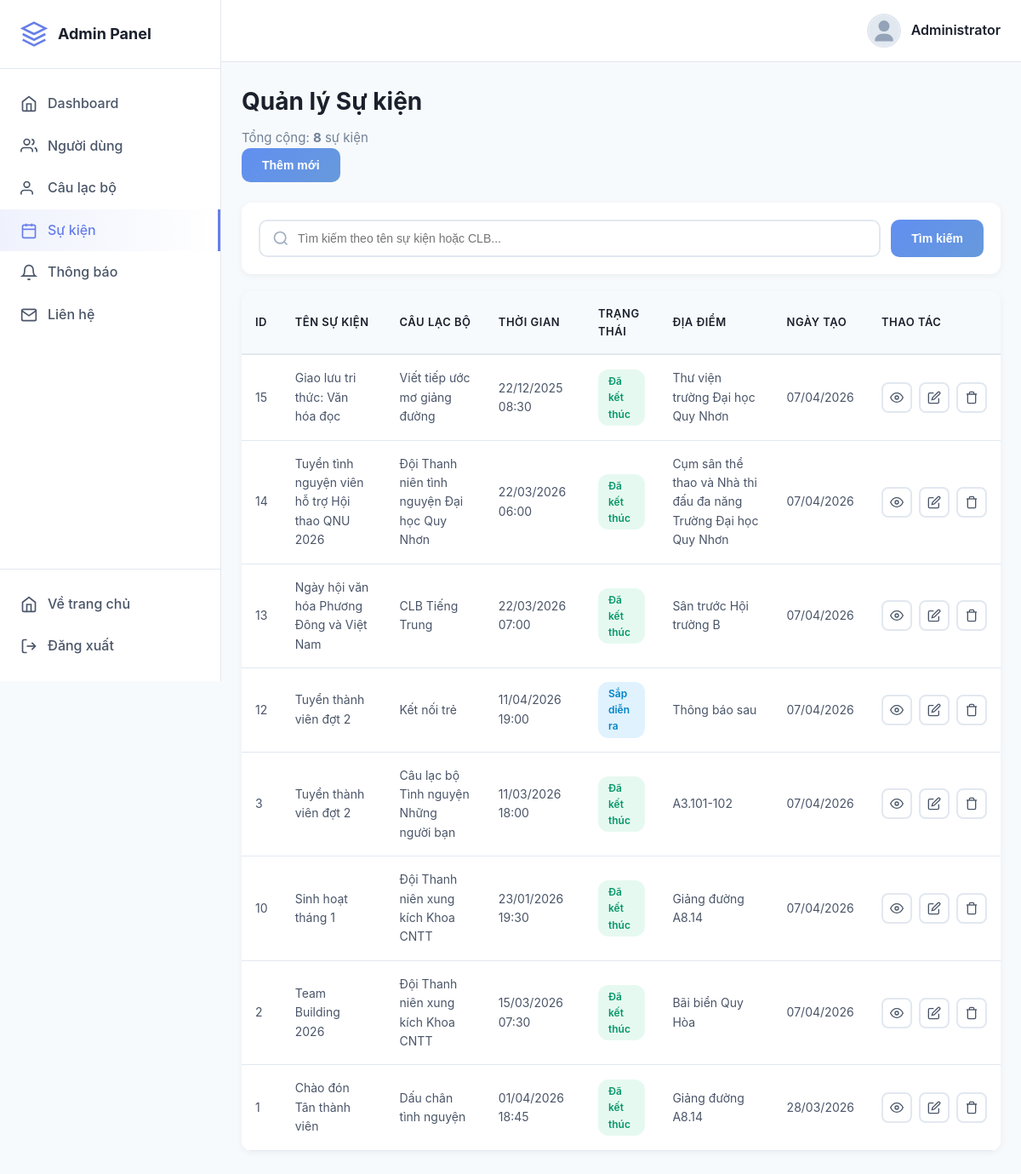
/admin/events.php (signed in), run on the app's committed database.
### tables this page shows
CREATE TABLE `events` (
  `id` int(11) NOT NULL,
  `club_id` int(11) NOT NULL,
  `name` varchar(200) NOT NULL,
  `slug` varchar(200) NOT NULL,
  `short_desc` text DEFAULT NULL,
  `full_desc` longtext DEFAULT NULL,
  `cover_id` int(11) DEFAULT NULL,
  `location` varchar(255) DEFAULT NULL,
  `start_time` datetime DEFAULT NULL,
  `end_time` datetime DEFAULT NULL,
  `max_participants` int(11) DEFAULT NULL,
  `reg_deadline` datetime DEFAULT NULL,
  `status` enum('upcoming','ongoing','completed','cancelled') DEFAULT 'upcoming',
  `created_by` int(11) NOT NULL,
  `created_at` timestamp NULL DEFAULT current_timestamp(),
  `updated_at` timestamp NULL DEFAULT current_timestamp() ON UPDATE current_timestamp()
);

CREATE TABLE `clubs` (
  `id` int(11) NOT NULL,
  `name` varchar(150) NOT NULL,
  `slug` varchar(150) NOT NULL,
  `description` text DEFAULT NULL,
  `category` varchar(100) DEFAULT 'Other',
  `color` varchar(20) DEFAULT '#667eea',
  `founded_date` date DEFAULT NULL,
  `leader_id` int(11) DEFAULT NULL,
  `status` enum('active','inactive','archived') DEFAULT 'active',
  `created_at` timestamp NULL DEFAULT current_timestamp(),
  `updated_at` timestamp NULL DEFAULT current_timestamp() ON UPDATE current_timestamp(),
  `total_members` int(11) DEFAULT 0
);

### admin/events.php (the view, shortened to what this page needs)
<?php
require_once __DIR__ . '/../assets/database/connect.php';
$items_per_page = 20;
$current_page = isset($_GET['page']) && is_numeric($_GET['page']) && $_GET['page'] > 0 ? (int)$_GET['page'] : 1;
$offset = ($current_page - 1) * $items_per_page;
$search = isset($_GET['search']) ? trim($_GET['search']) : '';
$where_clause = '';
$params = [];
$types = '';
$count_sql = "SELECT COUNT(*) as total FROM events e LEFT JOIN clubs c ON e.club_id = c.id $where_clause";
if (!empty($params)) {
    $count_stmt = $conn->prepare($count_sql);
    $count_stmt->bind_param($types, ...$params);
    $count_stmt->execute();
    $total_events = $count_stmt->get_result()->fetch_assoc()['total'];
    $count_stmt->close();
} else {
    $result = $conn->query($count_sql);
    $total_events = $result->fetch_assoc()['total'];
}
$sql = "SELECT e.id, e.name, c.name as club_name, e.start_time, e.end_time, e.status, e.created_at, e.location
        FROM events e
        LEFT JOIN clubs c ON e.club_id = c.id
        $where_clause
        ORDER BY e.created_at DESC
        LIMIT ? OFFSET ?";
$params[] = $items_per_page;
$params[] = $offset;
$types .= 'ii';
$stmt = $conn->prepare($sql);
if (!empty($types)) {
    $stmt->bind_param($types, ...$params);
} else {
    $stmt->bind_param('ii', $items_per_page, $offset);
}
$stmt->execute();
$events = $stmt->get_result()->fetch_all(MYSQLI_ASSOC);
?>
<!DOCTYPE html>
<html lang="vi">
<head>
    <link rel="stylesheet" href="../assets/css/admin/admin.css">
</head>
<body>
    <?php include 'includes/sidebar.php'; ?>
    <div class="admin-main">
        <?php include 'includes/header.php'; ?>
        <div class="admin-content">
            <div class="page-header">
                <div>
                    <h1>Quản lý Sự kiện</h1>
                    <p>Tổng cộng: <strong><?= number_format($total_events) ?></strong> sự kiện</p>
                </div>
                <div>
                    <button type="button" class="btn-primary" id="btnOpenCreateEvent">Thêm mới</button>
                </div>
            </div>
            <div class="filter-bar">
                <form method="GET" class="filter-form">
                    <div class="search-box">
                        <svg width="20" height="20" viewBox="0 0 24 24" fill="none" stroke="currentColor" stroke-width="2">
                            <circle cx="11" cy="11" r="8"></circle>
                            <path d="m21 21-4.35-4.35"></path>
                        </svg>
                        <input type="text" name="search" placeholder="Tìm kiếm theo tên sự kiện hoặc CLB..." value="<?= htmlspecialchars($search) ?>">
                    </div>
                    <button type="submit" class="btn-primary">Tìm kiếm</button>
                </form>
            </div>
            <div class="table-container">
                <table class="data-table">
                    <thead>
                        <tr>
                            <th>ID</th>
                            <th>Tên sự kiện</th>
                            <th>Câu lạc bộ</th>
                            <th>Thời gian</th>
                            <th>Trạng thái</th>
                            <th>Địa điểm</th>
                            <th>Ngày tạo</th>
                            <th>Thao tác</th>
                        </tr>
                    </thead>
                    <tbody>
                        <?php if (!empty($events)): ?>
                            <?php foreach ($events as $event): ?>
                            <tr>
                                <td><?= $event['id'] ?></td>
                                <td><?= htmlspecialchars($event['name']) ?></td>
                                <td><?= htmlspecialchars($event['club_name'] ?? 'N/A') ?></td>
                                <td><?= !empty($event['start_time']) ? date('d/m/Y H:i', strtotime($event['start_time'])) : 'Chưa có' ?></td>
                                <td>
                                    <?php
                                        $status = $event['status'];
                                        $badgeClass = 'badge-info';
                                        if ($status === 'completed') $badgeClass = 'badge-success';
                                        elseif ($status === 'cancelled') $badgeClass = 'badge-danger';
                                        elseif ($status === 'ongoing') $badgeClass = 'badge-primary';
                                    ?>
                                    <span class="badge <?= $badgeClass ?>">
                                        <?= $status === 'upcoming' ? 'Sắp diễn ra' : ($status === 'ongoing' ? 'Đang diễn ra' : ($status === 'completed' ? 'Đã kết thúc' : 'Đã hủy')) ?>
                                    </span>
                                </td>
                                <td><?= htmlspecialchars($event['location'] ?? '') ?></td>
                                <td><?= date('d/m/Y', strtotime($event['created_at'])) ?></td>
                                <td>
                                    <div class="action-buttons">
                                        <a href="../chi_tiet_su_kien.php?id=<?= $event['id'] ?>" class="btn-icon btn-view" title="Xem" target="_blank">
                                            <svg width="16" height="16" viewBox="0 0 24 24" fill="none" stroke="currentColor" stroke-width="2">
                                                <path d="M1 12s4-8 11-8 11 8 11 8-4 8-11 8-11-8-11-8z"></path>
                                                <circle cx="12" cy="12" r="3"></circle>
                                            </svg>
                                        </a>
                                        <a href="events.php?edit_id=<?= $event['id'] ?>" class="btn-icon btn-edit" title="Chỉnh sửa">
                                            <svg width="16" height="16" viewBox="0 0 24 24" fill="none" stroke="currentColor" stroke-width="2">
                                                <path d="M11 4H4a2 2 0 0 0-2 2v14a2 2 0 0 0 2 2h14a2 2 0 0 0 2-2v-7"></path>
                                                <path d="M18.5 2.5a2.121 2.121 0 0 1 3 3L12 15l-4 1 1-4 9.5-9.5z"></path>
                                            </svg>
                                        </a>
                                        <form method="POST" style="display:inline" onsubmit="return confirm('Bạn có chắc chắn muốn xóa sự kiện này?');">
                                            <button class="btn-icon btn-delete" type="submit" title="Xóa">
                                                <svg width="16" height="16" viewBox="0 0 24 24" fill="none" stroke="currentColor" stroke-width="2">
                                                    <polyline points="3 6 5 6 21 6"></polyline>
                                                    <path d="M19 6v14a2 2 0 0 1-2 2H7a2 2 0 0 1-2-2V6m3 0V4a2 2 0 0 1 2-2h4a2 2 0 0 1 2 2v2"></path>
                                                </svg>
                                            </button>
                                        </form>
                                    </div>
                                </td>
                            </tr>
                            <?php endforeach; ?>
                        <?php else: ?>
                            <tr>
                                <td colspan="7" class="text-center">Không có dữ liệu</td>
                            </tr>
                        <?php endif; ?>
                    </tbody>
                </table>
            </div>
        </div>
    </div>
</body>
</html>

### assets/css/admin/admin.css (style rules this page uses)
* { margin: 0; padding: 0; box-sizing: border-box; }
body { font-family: 'Inter', -apple-system, BlinkMacSystemFont, 'Segoe UI', Roboto, sans-serif; background: #f7fafc; color: #1a202c; line-height: 1.6; }
.admin-main { margin-left: 260px; min-height: 100vh; transition: margin-left 0.3s; }
.admin-content { padding: 24px; }
.page-header { margin-bottom: 24px; }
.page-header h1 { font-size: 28px; font-weight: 700; color: #1a202c; margin-bottom: 8px; }
.page-header p { color: #718096; font-size: 15px; }
.filter-bar { background: white; border-radius: 12px; padding: 20px; margin-bottom: 20px; box-shadow: 0 2px 8px rgba(0, 0, 0, 0.05); }
.filter-form { display: flex; gap: 12px; flex-wrap: wrap; }
.search-box { flex: 1; min-width: 300px; position: relative; display: flex; align-items: center; }
.search-box svg { position: absolute; left: 16px; color: #a0aec0; z-index: 1; }
.search-box input { width: 100%; padding: 12px 12px 12px 44px; border: 2px solid #e2e8f0; border-radius: 10px; font-size: 14px; outline: none; transition: all 0.3s; }
.btn-primary, .btn-secondary { padding: 12px 24px; border-radius: 10px; font-weight: 600; font-size: 14px; cursor: pointer; border: none; transition: all 0.3s; text-decoration: none; display: inline-block; }
.btn-primary { background: linear-gradient(135deg, #618ff1 0%, #6799db 100%); color: white; }
.table-container { background: white; border-radius: 12px; overflow: hidden; box-shadow: 0 2px 8px rgba(0, 0, 0, 0.05); margin-bottom: 20px; }
.data-table { width: 100%; border-collapse: collapse; }
.data-table thead { background: #f7fafc; }
.data-table th { padding: 16px; text-align: left; font-weight: 600; color: #1a202c; font-size: 13px; text-transform: uppercase; letter-spacing: 0.5px; border-bottom: 2px solid #e2e8f0; }
.data-table tbody tr { border-bottom: 1px solid #e2e8f0; transition: background-color 0.3s; }
.data-table td { padding: 16px; color: #4a5568; font-size: 14px; }
.badge { display: inline-block; padding: 4px 12px; border-radius: 12px; font-size: 12px; font-weight: 600; }
.badge-success { background: #e6f9f0; color: #059669; }
.badge-info { background: #e0f2fe; color: #0284c7; }
.action-buttons { display: flex; gap: 8px; }
.btn-icon { width: 36px; height: 36px; border-radius: 8px; border: 2px solid #e2e8f0; background: white; cursor: pointer; display: flex; align-items: center; justify-content: center; transition: all 0.3s; color: #4a5568; }

### data on the page
events: id "15", name "Giao lưu tri thức: Văn hóa đọc", club.name "Viết tiếp ước mơ giảng đường", start_time "22/12/2025 08:30", shows "Đã kết thúc", location "Thư viện trường Đại học Quy Nhơn", created_at "07/04/2026"
events: id "14", name "Tuyển tình nguyện viên hỗ trợ Hội thao QNU 2026", club.name "Đội Thanh niên tình nguyện Đại học Quy Nhơn", start_time "22/03/2026 06:00", shows "Đã kết thúc", location "Cụm sân thể thao và Nhà thi đấu đa năng Trường Đại học Quy Nhơn", created_at "07/04/2026"
events: id "13", name "Ngày hội văn hóa Phương Đông và Việt Nam", club.name "CLB Tiếng Trung", start_time "22/03/2026 07:00", status "Đã kết thúc", location "Sân trước Hội trường B", created_at "07/04/2026"
events: id "12", name "Tuyển thành viên đợt 2", club.name "Kết nối trẻ", start_time "11/04/2026 19:00", status "Sắp diễn ra", location "Thông báo sau", created_at "07/04/2026"
events: id "3", name "Tuyển thành viên đợt 2", club.name "Câu lạc bộ Tình nguyện Những người bạn", start_time "11/03/2026 18:00", status "Đã kết thúc", location "A3.101-102", created_at "07/04/2026"
events: id "10", name "Sinh hoạt tháng 1", club.name "Đội Thanh niên xung kích Khoa CNTT", start_time "23/01/2026 19:30", status "Đã kết thúc", location "Giảng đường A8.14", created_at "07/04/2026"
events: id "2", name "Team Building 2026", club.name "Đội Thanh niên xung kích Khoa CNTT", start_time "15/03/2026 07:30", status "Đã kết thúc", location "Bãi biển Quy Hòa", created_at "07/04/2026"
events: id "1", name "Chào đón Tân thành viên", club.name "Dấu chân tình nguyện", start_time "01/04/2026 18:45", status "Đã kết thúc", location "Giảng đường A8.14", created_at "28/03/2026"

### other printed values
$_SESSION['admin_name'] "Administrator"
$total_events "8"
